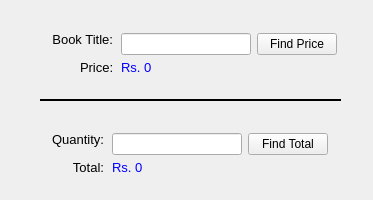
<?xml version="1.0" encoding="UTF-8"?>
<ui version="4.0">
 <class>Form</class>
 <widget class="QWidget" name="Form">
  <property name="geometry">
   <rect>
    <x>0</x>
    <y>0</y>
    <width>373</width>
    <height>200</height>
   </rect>
  </property>
  <property name="windowTitle">
   <string>Form</string>
  </property>
  <widget class="QWidget" name="horizontalLayoutWidget">
   <property name="geometry">
    <rect>
     <x>121</x>
     <y>32</y>
     <width>216</width>
     <height>25</height>
    </rect>
   </property>
   <layout class="QHBoxLayout" name="horizontalLayout">
    <item>
     <widget class="QLineEdit" name="t1"/>
    </item>
    <item>
     <widget class="QPushButton" name="b1">
      <property name="text">
       <string>Find Price</string>
      </property>
     </widget>
    </item>
   </layout>
  </widget>
  <widget class="QWidget" name="horizontalLayoutWidget_2">
   <property name="geometry">
    <rect>
     <x>112</x>
     <y>132</y>
     <width>216</width>
     <height>25</height>
    </rect>
   </property>
   <layout class="QHBoxLayout" name="horizontalLayout_2">
    <item>
     <widget class="QLineEdit" name="t2"/>
    </item>
    <item>
     <widget class="QPushButton" name="b2">
      <property name="text">
       <string>Find Total</string>
      </property>
     </widget>
    </item>
   </layout>
  </widget>
  <widget class="QLabel" name="label">
   <property name="geometry">
    <rect>
     <x>52</x>
     <y>32</y>
     <width>61</width>
     <height>16</height>
    </rect>
   </property>
   <property name="text">
    <string>&lt;html&gt;&lt;head/&gt;&lt;body&gt;&lt;p&gt;&lt;span style=&quot; font-size:10pt;&quot;&gt;Book Title:&lt;/span&gt;&lt;/p&gt;&lt;/body&gt;&lt;/html&gt;</string>
   </property>
   <property name="textFormat">
    <enum>Qt::AutoText</enum>
   </property>
   <property name="alignment">
    <set>Qt::AlignRight|Qt::AlignTrailing|Qt::AlignVCenter</set>
   </property>
  </widget>
  <widget class="QLabel" name="label_2">
   <property name="geometry">
    <rect>
     <x>80</x>
     <y>60</y>
     <width>33</width>
     <height>16</height>
    </rect>
   </property>
   <property name="text">
    <string>&lt;html&gt;&lt;head/&gt;&lt;body&gt;&lt;p&gt;&lt;span style=&quot; font-size:10pt;&quot;&gt;Price:&lt;/span&gt;&lt;/p&gt;&lt;/body&gt;&lt;/html&gt;</string>
   </property>
   <property name="alignment">
    <set>Qt::AlignRight|Qt::AlignTrailing|Qt::AlignVCenter</set>
   </property>
  </widget>
  <widget class="QLabel" name="label_3">
   <property name="geometry">
    <rect>
     <x>52</x>
     <y>132</y>
     <width>52</width>
     <height>16</height>
    </rect>
   </property>
   <property name="text">
    <string>&lt;html&gt;&lt;head/&gt;&lt;body&gt;&lt;p align=&quot;right&quot;&gt;&lt;span style=&quot; font-size:10pt;&quot;&gt;Quantity:&lt;/span&gt;&lt;/p&gt;&lt;/body&gt;&lt;/html&gt;</string>
   </property>
  </widget>
  <widget class="QLabel" name="label_4">
   <property name="geometry">
    <rect>
     <x>70</x>
     <y>160</y>
     <width>34</width>
     <height>16</height>
    </rect>
   </property>
   <property name="text">
    <string>&lt;html&gt;&lt;head/&gt;&lt;body&gt;&lt;p align=&quot;right&quot;&gt;&lt;span style=&quot; font-size:10pt;&quot;&gt;Total:&lt;/span&gt;&lt;/p&gt;&lt;/body&gt;&lt;/html&gt;</string>
   </property>
  </widget>
  <widget class="Line" name="line">
   <property name="geometry">
    <rect>
     <x>40</x>
     <y>90</y>
     <width>301</width>
     <height>20</height>
    </rect>
   </property>
   <property name="frameShadow">
    <enum>QFrame::Plain</enum>
   </property>
   <property name="lineWidth">
    <number>2</number>
   </property>
   <property name="orientation">
    <enum>Qt::Horizontal</enum>
   </property>
  </widget>
  <widget class="QLabel" name="p1">
   <property name="geometry">
    <rect>
     <x>121</x>
     <y>60</y>
     <width>100</width>
     <height>16</height>
    </rect>
   </property>
   <property name="text">
    <string>&lt;html&gt;&lt;head/&gt;&lt;body&gt;&lt;p&gt;&lt;span style=&quot; font-size:10pt; color:#0000ff;&quot;&gt;Rs. 0&lt;/span&gt;&lt;/p&gt;&lt;/body&gt;&lt;/html&gt;</string>
   </property>
  </widget>
  <widget class="QLabel" name="p2">
   <property name="geometry">
    <rect>
     <x>112</x>
     <y>160</y>
     <width>100</width>
     <height>16</height>
    </rect>
   </property>
   <property name="text">
    <string>&lt;html&gt;&lt;head/&gt;&lt;body&gt;&lt;p&gt;&lt;span style=&quot; font-size:10pt; color:#0000ff;&quot;&gt;Rs. 0&lt;/span&gt;&lt;/p&gt;&lt;/body&gt;&lt;/html&gt;</string>
   </property>
  </widget>
 </widget>
 <resources/>
 <connections/>
</ui>
